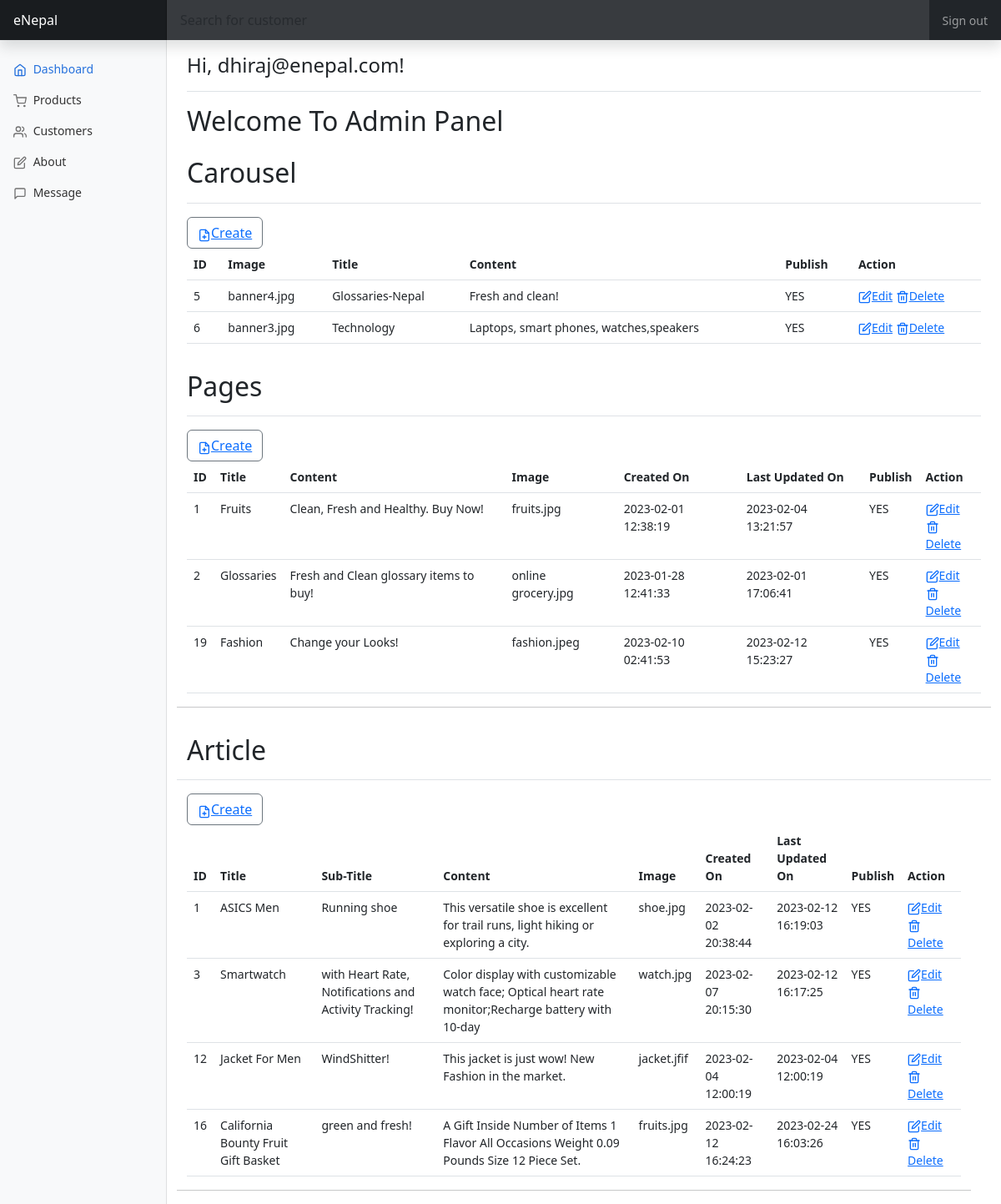
Page /admin/?page=dashboard (signed in) on the committed database.
### tables this page shows
CREATE TABLE `tbl_carousel` (
  `id` int(11) NOT NULL,
  `filename` varchar(100) NOT NULL,
  `title` text NOT NULL,
  `content` text NOT NULL,
  `publish` tinyint(1) NOT NULL
);

CREATE TABLE `tbl_page` (
  `id` int(11) NOT NULL,
  `filename` varchar(100) NOT NULL,
  `title` varchar(50) NOT NULL,
  `content` varchar(100) NOT NULL,
  `publish` tinyint(1) NOT NULL,
  `created_date` datetime DEFAULT current_timestamp(),
  `updated_date` datetime DEFAULT current_timestamp()
);

CREATE TABLE `tbl_article` (
  `id` int(20) NOT NULL,
  `filename` varchar(100) NOT NULL,
  `title` text NOT NULL,
  `sub_title` text NOT NULL,
  `content` varchar(100) NOT NULL,
  `created_date` datetime DEFAULT current_timestamp(),
  `publish` tinyint(1) NOT NULL,
  `updated_date` datetime DEFAULT current_timestamp()
);

### admin/article/list.php (the view)
<?php
$sql = "SELECT id, title, sub_title, content,filename, publish, created_date, updated_date FROM tbl_article";
$result = $conn->query($sql);
?>
<div class="d-flex justify-content-between flex-wrap flex-md-nowrap align-items-center pt-3 pb-2 mb-3 border-bottom">
    <h1 class="h2">Article</h1>
</div>
<div class="row">
    <div class="col-12">
            <table class="table">
        <thead>
            <tr>
                <th>ID</th>
                <th>Title</th>
                <th>Sub-Title</th>
                <th>Content</th>
                <th>Image</th>
                <th>Created On</th>
                <th>Last Updated On</th>
                <th>Publish</th>
                <th>Action</th>
            </tr>
        </thead>
        <tbody>
            <?php
            if ($result->num_rows > 0) {
                while($row = $result->fetch_assoc()) {
            ?>
                <tr>
                    <td><?php echo $row['id'] ?></td>
                    <td><?php echo $row['title'] ?></td>
                    <td><?php echo $row['sub_title'] ?></td>
                    <td><?php echo $row['content'] ?></td>
                    <td><?php echo $row['filename'] ?></td>
                    <td><?php echo $row['created_date'] ?></td>
                    <td><?php echo $row['updated_date'] ?></td>
                    <td><?php echo $row['publish'] ? 'YES': 'NO' ?></td>
                    <td>
                        <a href="?page=article&action=edit&id=<?php echo $row['id'] ?>"><span data-feather="edit" class="align-text-bottom"></span>Edit</a>
                        <a href="?page=article&action=delete&id=<?php echo $row['id'] ?>" onclick="return confirm('Are you sure?')"><span data-feather="trash-2" class="align-text-bottom"></span>Delete</a>
                    </td>
                </tr>
            <?php
                }
            }
            ?>
        </tbody>
        <button class="btn btn-outline-secondary" type="button"><a href="?page=article&action=create"><span data-feather="file-plus" class="align-text-bottom"></span>Create</a></button>
    </table>
    </div>

### admin/carousel/list.php
<?php
$sql = "SELECT id, filename, title, content, publish FROM tbl_carousel";
$result = $conn->query($sql);
?>
<div class="d-flex justify-content-between flex-wrap flex-md-nowrap align-items-center pt-3 pb-2 mb-3 border-bottom">
    <h1 class="h2">Carousel</h1>
</div>
<div class="row">
    <div class="col-12">
            <table class="table">
        <thead>
            <tr>
                <th>ID</th>
                <th>Image</th>
                <th>Title</th>
                <th>Content</th>
                <th>Publish</th>
                <th>Action</th>
            </tr>
        </thead>
        <tbody>
            <?php
            if ($result->num_rows > 0) {
                while($row = $result->fetch_assoc()) {
            ?>
                <tr>
                    <td><?php echo $row['id'] ?></td>
                    <td><?php echo $row['filename'] ?></td>
                    <td><?php echo $row['title'] ?></td>
                    <td><?php echo $row['content'] ?></td>
                    <td><?php echo $row['publish'] ? 'YES': 'NO' ?></td>
                    <td>
                        <a href="?page=carousel&action=edit&id=<?php echo $row['id'] ?>"><span data-feather="edit" class="align-text-bottom"></span>Edit</a>
                        <a href="?page=carousel&action=delete&id=<?php echo $row['id'] ?>" onclick="return confirm('Are you sure?')"><span data-feather="trash-2" class="align-text-bottom"></span>Delete</a>
                    </td>
                </tr>
            <?php
                }
            }
            ?>
        </tbody>
        <button class="btn btn-outline-secondary" type="button"><a href="?page=carousel&action=create"><span data-feather="file-plus" class="align-text-bottom"></span>Create</a></button>
    </table>
    </div>

### admin/page/list.php
<?php
$sql = "SELECT id, title, content, filename, publish, created_date, updated_date FROM tbl_page";
$result = $conn->query($sql);
?>
<div class="d-flex justify-content-between flex-wrap flex-md-nowrap align-items-center pt-3 pb-2 mb-3 border-bottom">
    <h1 class="h2">Pages</h1>
</div>
<div class="row">
    <div class="col-12">
            <table class="table">
        <thead>
            <tr>
                <th>ID</th>
                <th>Title</th>
                <th>Content</th>
                <th>Image</th>
                <th>Created On</th>
                <th>Last Updated On</th>
                <th>Publish</th>
                <th>Action</th>
            </tr>
        </thead>
        <tbody>
            <?php
            if ($result->num_rows > 0) {
                while($row = $result->fetch_assoc()) {
            ?>
                <tr>
                    <td><?php echo $row['id'] ?></td>
                    <td><?php echo $row['title'] ?></td>
                    <td><?php echo $row['content'] ?></td>
                    <td><?php echo $row['filename'] ?></td>
                    <td><?php echo $row['created_date'] ?></td>
                    <td><?php echo $row['updated_date'] ?></td>
                    <td><?php echo $row['publish'] ? 'YES': 'NO' ?></td>
                    <td>
                        <a href="?page=pages&action=edit&id=<?php echo $row['id'] ?>"><span data-feather="edit" class="align-text-bottom"></span>Edit</a><br/>
                        <a href="?page=pages&action=delete&id=<?php echo $row['id'] ?>" onclick="return confirm('Are you sure?')"><span data-feather="trash-2" class="align-text-bottom"></span>Delete</a>
                    </td>
                </tr>
            <?php
                }
            }
            ?>
        </tbody>
        <button class="btn btn-outline-secondary" type="button"><a href="?page=pages&action=create"><span data-feather="file-plus" class="align-text-bottom"></span>Create</a></button>
    </table>
    </div>

### admin/design/dashboard.css (style rules this page uses)
body { font-size: .875rem; }
.feather { width: 16px; height: 16px; }

### rows in the picture
tbl_carousel: id "5", filename "banner4.jpg", title "Glossaries-Nepal", content "Fresh and clean!", publish "YES"
tbl_carousel: id "6", filename "banner3.jpg", title "Technology", content "Laptops, smart phones, watches,speakers", publish "YES"
tbl_page: id "1", title "Fruits", content "Clean, Fresh and Healthy. Buy Now!", filename "fruits.jpg", created_date "2023-02-01 12:38:19", updated_date "2023-02-04 13:21:57", publish "YES"
tbl_page: id "2", title "Glossaries", content "Fresh and Clean glossary items to buy!", filename "online grocery.jpg", created_date "2023-01-28 12:41:33", updated_date "2023-02-01 17:06:41", publish "YES"
tbl_page: id "19", title "Fashion", content "Change your Looks!", filename "fashion.jpeg", created_date "2023-02-10 02:41:53", updated_date "2023-02-12 15:23:27", publish "YES"
tbl_article: id "1", title "ASICS Men", sub_title "Running shoe", content "This versatile shoe is excellent for trail runs, light hiking or exploring a city.", filename "shoe.jpg", created_date "2023-02-02 20:38:44", updated_date "2023-02-12 16:19:03", publish "YES"
tbl_article: id "3", title "Smartwatch", sub_title "with Heart Rate, Notifications and Activity Tracking!", content "Color display with customizable watch face; Optical heart rate monitor;Recharge battery with 10-day", filename "watch.jpg", created_date "2023-02-07 20:15:30", updated_date "2023-02-12 16:17:25", publish "YES"
tbl_article: id "12", title "Jacket For Men", sub_title "WindShitter!", content "This jacket is just wow! New Fashion in the market.", filename "jacket.jfif", created_date "2023-02-04 12:00:19", updated_date "2023-02-04 12:00:19", publish "YES"
tbl_article: id "16", title "California Bounty Fruit Gift Basket", sub_title "green and fresh!", content "A Gift Inside Number of Items 1 Flavor All Occasions Weight 0.09 Pounds Size 12 Piece Set.", filename "fruits.jpg", created_date "2023-02-12 16:24:23", updated_date "2023-02-24 16:03:26", publish "YES"

### other values in the picture
$_SESSION['email'] "dhiraj@enepal.com"
